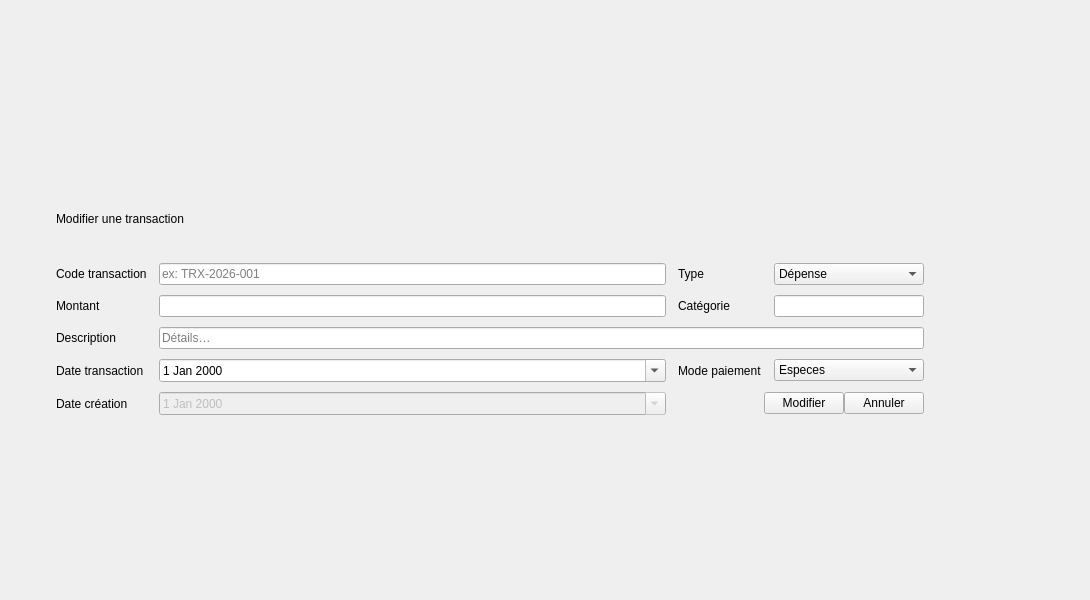
            <widget class="QWidget" name="modifierF">
             <widget class="QFrame" name="OverlayFinance_2">
              <property name="geometry">
               <rect>
                <x>40</x>
                <y>10</y>
                <width>1041</width>
                <height>581</height>
               </rect>
              </property>
              <property name="frameShape">
               <enum>QFrame::Shape::NoFrame</enum>
              </property>
              <layout class="QVBoxLayout" name="overlayFinanceLayout_2">
               <property name="leftMargin">
                <number>0</number>
               </property>
               <property name="topMargin">
                <number>0</number>
               </property>
               <property name="rightMargin">
                <number>0</number>
               </property>
               <property name="bottomMargin">
                <number>0</number>
               </property>
               <item>
                <spacer name="ovTop_2">
                 <property name="orientation">
                  <enum>Qt::Orientation::Vertical</enum>
                 </property>
                 <property name="sizeHint" stdset="0">
                  <size>
                   <width>20</width>
                   <height>40</height>
                  </size>
                 </property>
                </spacer>
               </item>
               <item>
                <widget class="QFrame" name="PopupFinanceCard_2">
                 <property name="minimumSize">
                  <size>
                   <width>760</width>
                   <height>260</height>
                  </size>
                 </property>
                 <property name="maximumSize">
                  <size>
                   <width>900</width>
                   <height>400</height>
                  </size>
                 </property>
                 <property name="frameShape">
                  <enum>QFrame::Shape::NoFrame</enum>
                 </property>
                 <layout class="QVBoxLayout" name="popupFinanceCardLayout_2">
                  <property name="spacing">
                   <number>12</number>
                  </property>
                  <property name="leftMargin">
                   <number>16</number>
                  </property>
                  <property name="topMargin">
                   <number>16</number>
                  </property>
                  <property name="rightMargin">
                   <number>16</number>
                  </property>
                  <property name="bottomMargin">
                   <number>16</number>
                  </property>
                  <item>
                   <widget class="QLabel" name="PopupTitleFinance_2">
                    <property name="text">
                     <string>Modifier une transaction</string>
                    </property>
                   </widget>
                  </item>
                  <item>
                   <layout class="QGridLayout" name="popupFinanceGrid_2">
                    <property name="horizontalSpacing">
                     <number>12</number>
                    </property>
                    <property name="verticalSpacing">
                     <number>10</number>
                    </property>
                    <item row="3" column="1">
                     <widget class="QDateEdit" name="FormDate_2">
                      <property name="calendarPopup">
                       <bool>true</bool>
                      </property>
                     </widget>
                    </item>
                    <item row="3" column="3">
                     <widget class="QComboBox" name="FormPayMode_2">
                      <item>
                       <property name="text">
                        <string>Especes</string>
                       </property>
                      </item>
                      <item>
                       <property name="text">
                        <string>Cheque</string>
                       </property>
                      </item>
                      <item>
                       <property name="text">
                        <string>Virement</string>
                       </property>
                      </item>
                      <item>
                       <property name="text">
                        <string>Carte bancaire</string>
                       </property>
                      </item>
                      <item>
                       <property name="text">
                        <string>Facture</string>
                       </property>
                      </item>
                      <item>
                       <property name="text">
                        <string>Remboursement</string>
                       </property>
                      </item>
                     </widget>
                    </item>
                    <item row="1" column="3">
                     <widget class="QLineEdit" name="FormCategory_2">
                      <property name="maximumSize">
                       <size>
                        <width>150</width>
                        <height>16777215</height>
                       </size>
                      </property>
                      <property name="placeholderText">
                       <string/>
                      </property>
                     </widget>
                    </item>
                    <item row="0" column="0">
                     <widget class="QLabel" name="LblCode_2">
                      <property name="text">
                       <string>Code transaction</string>
                      </property>
                     </widget>
                    </item>
                    <item row="0" column="3">
                     <widget class="QComboBox" name="FormType_2">
                      <item>
                       <property name="text">
                        <string>Dépense</string>
                       </property>
                      </item>
                      <item>
                       <property name="text">
                        <string>Revenu</string>
                       </property>
                      </item>
                     </widget>
                    </item>
                    <item row="4" column="0">
                     <widget class="QLabel" name="LblCreated_2">
                      <property name="text">
                       <string>Date création</string>
                      </property>
                     </widget>
                    </item>
                    <item row="1" column="0">
                     <widget class="QLabel" name="LblAmount_2">
                      <property name="text">
                       <string>Montant</string>
                      </property>
                     </widget>
                    </item>
                    <item row="2" column="0">
                     <widget class="QLabel" name="LblDesc_2">
                      <property name="text">
                       <string>Description</string>
                      </property>
                     </widget>
                    </item>
                    <item row="0" column="1">
                     <widget class="QLineEdit" name="FormCode_2">
                      <property name="placeholderText">
                       <string>ex: TRX-2026-001</string>
                      </property>
                     </widget>
                    </item>
                    <item row="3" column="2">
                     <widget class="QLabel" name="LblPay_2">
                      <property name="text">
                       <string>Mode paiement</string>
                      </property>
                     </widget>
                    </item>
                    <item row="1" column="2">
                     <widget class="QLabel" name="LblCat2_2">
                      <property name="text">
                       <string>Catégorie</string>
                      </property>
                     </widget>
                    </item>
                    <item row="3" column="0">
                     <widget class="QLabel" name="LblDate2_2">
                      <property name="text">
                       <string>Date transaction</string>
                      </property>
                     </widget>
                    </item>
                    <item row="4" column="2" colspan="2">
                     <layout class="QHBoxLayout" name="popupFinanceButtons_2">
                      <item>
                       <spacer name="pfSpacer_2">
                        <property name="orientation">
                         <enum>Qt::Orientation::Horizontal</enum>
                        </property>
                        <property name="sizeHint" stdset="0">
                         <size>
                          <width>40</width>
                          <height>20</height>
                         </size>
                        </property>
                       </spacer>
                      </item>
                      <item>
                       <widget class="QPushButton" name="BtnPopupSaveFinance_2">
                        <property name="text">
                         <string>Modifier</string>
                        </property>
                       </widget>
                      </item>
                      <item>
                       <widget class="QPushButton" name="BtnPopupCancelFinance_2">
                        <property name="text">
                         <string>Annuler</string>
                        </property>
                       </widget>
                      </item>
                     </layout>
                    </item>
                    <item row="2" column="1" colspan="3">
                     <widget class="QLineEdit" name="FormDesc_2">
                      <property name="placeholderText">
                       <string>Détails…</string>
                      </property>
                     </widget>
                    </item>
                    <item row="4" column="1">
                     <widget class="QDateEdit" name="FormCreatedAt_2">
                      <property name="enabled">
                       <bool>false</bool>
                      </property>
                      <property name="calendarPopup">
                       <bool>true</bool>
                      </property>
                     </widget>
                    </item>
                    <item row="0" column="2">
                     <widget class="QLabel" name="LblFType_2">
                      <property name="text">
                       <string>Type</string>
                      </property>
                     </widget>
                    </item>
                    <item row="1" column="1">
                     <widget class="QLineEdit" name="FormAmount_2">
                      <property name="placeholderText">
                       <string/>
                      </property>
                     </widget>
                    </item>
                   </layout>
                  </item>
                 </layout>
                </widget>
               </item>
               <item>
                <spacer name="ovBottom_2">
                 <property name="orientation">
                  <enum>Qt::Orientation::Vertical</enum>
                 </property>
                 <property name="sizeHint" stdset="0">
                  <size>
                   <width>20</width>
                   <height>40</height>
                  </size>
                 </property>
                </spacer>
               </item>
              </layout>
             </widget>
            </widget>
